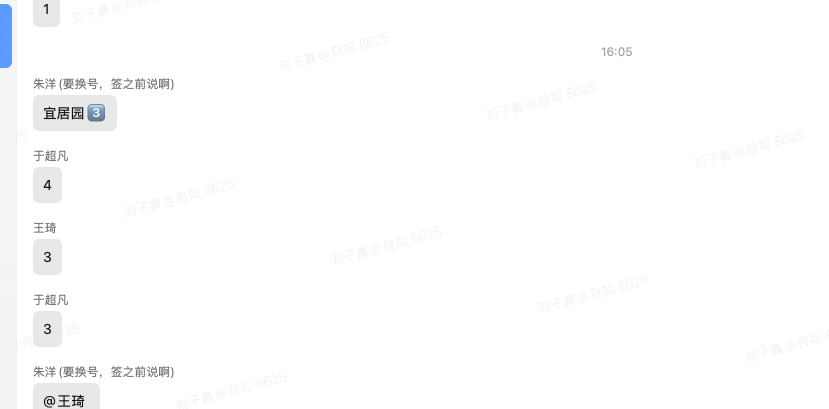
#> input picture samples/s3_clean.png, 1658 x 818 px (shown at 1/2 size)
$ python probe_emoji.py
#> lines starting #> are read from the running program, lines starting #| are printed output that depends on the picture
# -*- coding: utf-8 -*-
"""验证：彩色 emoji 数字徽章 -> 反色 -> rec-only 能否读出数字"""
from pathlib import Path
import numpy as np
from PIL import Image, ImageOps
from rapidocr_onnxruntime import RapidOCR

HERE = Path(__file__).resolve().parent.parent
src = Image.open(HERE / "samples" / "s3_clean.png").convert("RGB")
#> src is the input picture: PIL image 1658x818 RGB; mean R, G, B 252.7, 252.9, 253.2

# 先切一大块“测试项目 3️⃣”气泡，肉眼确认坐标
src.crop((60, 180, 420, 280)).resize((720, 200), Image.LANCZOS).save(HERE / "probe_bubble.png")
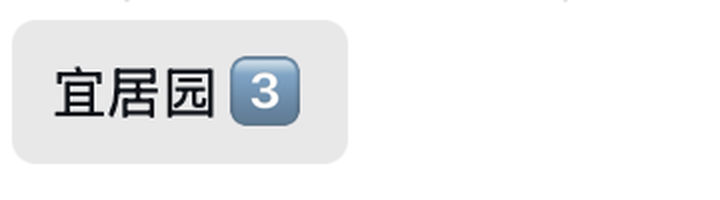
#> saved as probe_bubble.png: PIL image 720x200 RGB; mean R, G, B 238.9, 239.8, 241

#> (the run stopped early here; a loop or call above may not have finished)

$ run again, with samples/gesture_latest.png copied over samples/s3_clean.png
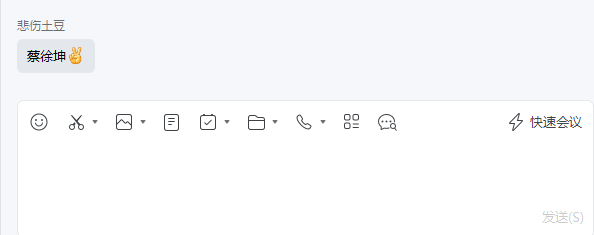
#> input picture samples/gesture_latest.png, 594 x 235 px
#> src is the input picture: PIL image 594x235 RGB; mean R, G, B 248.3, 249.2, 250.5
#> `src.crop((60, 180, 420, 280)).resize((720, 200), Image.LANCZOS).save(H..`:
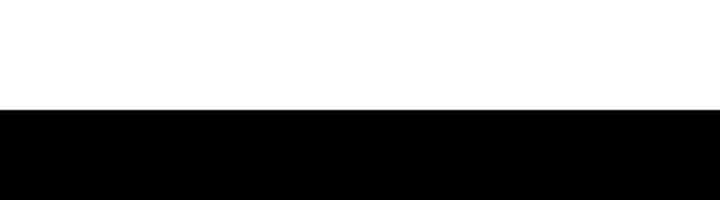
#> saved as probe_bubble.png: PIL image 720x200 RGB; min 0, max 255, mean 140.2
